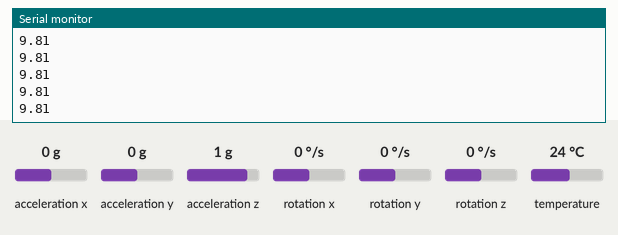
The sketch below on a simulated Arduino Leonardo, built with avr-gcc and run on an emulated ATmega32U4. On the bench: the last lines printed to the serial monitor. Inputs (shaded band) come from the test bench; at power-on: acceleration x 0 g, acceleration y 0 g, acceleration z 1 g, rotation x 0 °/s, rotation y 0 °/s, rotation z 0 °/s, temperature 24 °C. Storage starts empty.

Above: at 1.3 s.
1.4 s: acceleration x set to -1.4 g
At 2.3 s:
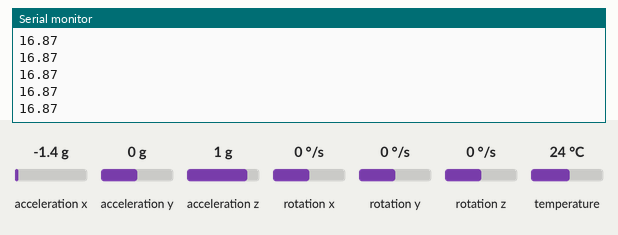
2.9 s: acceleration y set to -1.4 g
At 3.5 s:
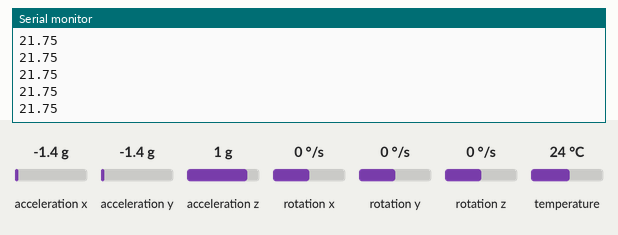
4.4 s: acceleration z set to -1.4 g
At 5.4 s:
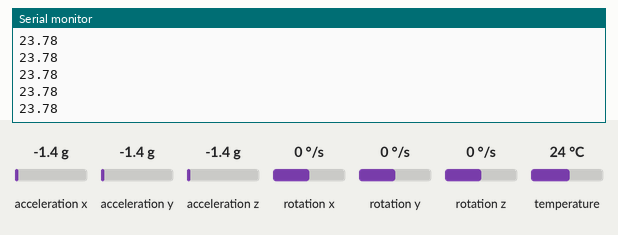
Timing chart, 0 to 7.4 s (numbered marks = the images above; inputs shaded):
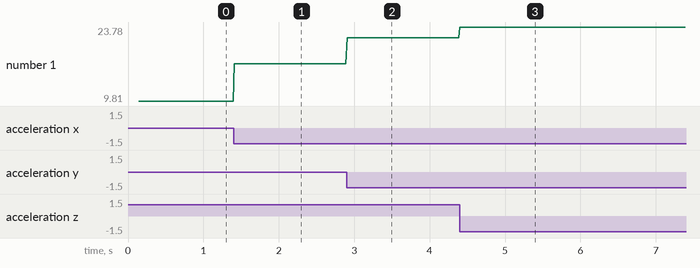

The sketch:

Messgenauigkeit.ino
```cpp
// Einbindung der verwendeten Bibliotheken
#include <SPI.h>
#include <SD.h>
#include <Adafruit_MPU6050.h>
#include <Adafruit_Sensor.h>
#include <Wire.h>

// Umbenennung des Sensors zu mpu
Adafruit_MPU6050 mpu;

// Erstellen einer Textdokument-Variable mit dem Namen "Textdokument"
File Textdatei;

// Erstellen einer konstanten Integer Variable mit dem Namen "chipSelect" und Inhalt "4", den Pin referenzierend an dem die SD-Karte angeschlossen ist
const int chipSelect = 4;

// Starten der setup() Funktion, weche ausschließlich einmal zu Begin abläuft
void setup(void) {

  // Starten des seriellen Monitors und warten auf dessen Start
  Serial.begin(2000000);
  while (!Serial)
    delay(10); // will pause Zero, Leonardo, etc until serial console opens

  // Starten der Kommunikation mit der SD-Karte, Zuweisung ihres Pins und warten auf dessen Start
  Serial.println("Initialisiere SD-Karte");
  if (!SD.begin(chipSelect)){
    Serial.println("Initialisierung fehlgeschlagen!");
    return;
  }
  Serial.println("Initialisierung abgeschlossen");

  // Löschen der Textdatei "test.txt" von der SD-Karte
  SD.remove("test.txt");

  // Ausgabe des in den Anführungzeichen zu sehenden Textes auf dem seriellen Monitor
  Serial.println("Adafruit MPU6050 test!");

  // Starten der Messungen des Sensors und warten auf dessen Start
  if (!mpu.begin()) {
    Serial.println("Failed to find MPU6050 chip");
    while (1) {
      delay(10);
    }
  }
  Serial.println("MPU6050 Found!");

  // Festlegung der Genauigkeit des Beschleunigungssensors
  mpu.setAccelerometerRange(MPU6050_RANGE_2_G);
  Serial.print("Accelerometer range set to: ");
  switch (mpu.getAccelerometerRange()) {
  case MPU6050_RANGE_2_G:
    Serial.println("+-2G");
    break;
  case MPU6050_RANGE_4_G:
    Serial.println("+-4G");
    break;
  case MPU6050_RANGE_8_G:
    Serial.println("+-8G");
    break;
  case MPU6050_RANGE_16_G:
    Serial.println("+-16G");
    break;
  }

  // Festlegung der Genauigkeit des Gyroskops
  mpu.setGyroRange(MPU6050_RANGE_250_DEG);
  Serial.print("Gyro range set to: ");
  switch (mpu.getGyroRange()) {
  case MPU6050_RANGE_250_DEG:
    Serial.println("+- 250 deg/s");
    break;
  case MPU6050_RANGE_500_DEG:
    Serial.println("+- 500 deg/s");
    break;
  case MPU6050_RANGE_1000_DEG:
    Serial.println("+- 1000 deg/s");
    break;
  case MPU6050_RANGE_2000_DEG:
    Serial.println("+- 2000 deg/s");
    break;
  }

  // Festlegung der Messfrequenz
  mpu.setFilterBandwidth(MPU6050_BAND_260_HZ);
  Serial.print("Filter bandwidth set to: ");
  switch (mpu.getFilterBandwidth()) {
  case MPU6050_BAND_260_HZ:
    Serial.println("260 Hz");
    break;
  case MPU6050_BAND_184_HZ:
    Serial.println("184 Hz");
    break;
  case MPU6050_BAND_94_HZ:
    Serial.println("94 Hz");
    break;
  case MPU6050_BAND_44_HZ:
    Serial.println("44 Hz");
    break;
  case MPU6050_BAND_21_HZ:
    Serial.println("21 Hz");
    break;
  case MPU6050_BAND_10_HZ:
    Serial.println("10 Hz");
    break;
  case MPU6050_BAND_5_HZ:
    Serial.println("5 Hz");
    break;
  }
  Serial.println("");

  // Anweisung zum hundertmillisekündigen warten des Programs vor dem weiteren ablaufen
  delay(100);
}

// Starten der loop() Funktion, weche sich nach ablaufen der setup() Funktion dauerhaft wiederholt
void loop() {

  // Erstellen und öffnen der Textdatei "test.txt" von der SD-Karte sowie Speicherung dieser in der Textdokument-Variable "Textdokument"
  Textdatei = SD.open("test.txt", FILE_WRITE);

  // Initialisierung und Benennung der Messungen
  sensors_event_t a, g, temp;
  mpu.getEvent(&a, &g, &temp);

  double ax = a.acceleration.x;
  double ay = a.acceleration.y;
  double az = a.acceleration.z;

  double vektorLaenge = sqrt(pow(ax, 2) + pow(ay, 2) + pow(az, 2));

  // Abfrage der Verbindung zum Textdokument "test.txt"
  if (Textdatei)
  {
    // Ausgabe des in den Anführungzeichen zu sehenden Textes und der dazugehörigen Sensorwerte auf dem seriellen Monitor bei erfolgreicher Verbindung
    Serial.println(vektorLaenge);

    // Beschreiben des Textdokument "test.txt" mit dem  in Anführungzeichen zu sehenden Textes und der dazugehörigen Sensorwerte bei erfolgreicher Verbindung
    Textdatei.println(vektorLaenge);
  }
  else
  {
    // Ausgabe des in den Anführungzeichen zu sehenden Textes auf dem seriellen Monitor bei fehlgeschlagener Verbindung
    Serial.println("Textdatei konnte nicht erstellt oder geöffnet werden");
  }

  // Schließen der Textdatei "test.txt"
  Textdatei.close();
}
```

Measured:
- after the input at 1.4 s, the serial monitor: prints a new line at once (image 1)
- after the input at 2.9 s, the serial monitor: prints a new line at once (image 2)
- after the input at 4.4 s, the serial monitor: prints a new line at once (image 3)
- plotted number 1: 9.81 → 16.87 after the input at 1.4 s, 16.87 → 21.75 after the input at 2.9 s, 21.75 → 23.78 after the input at 4.4 s
